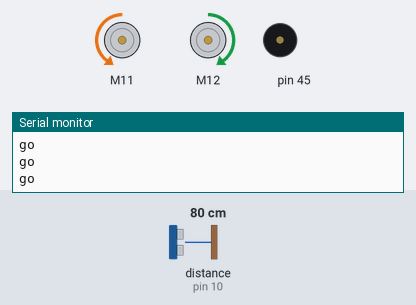
Simulated run of this sketch. Board: Arduino Uno, built with avr-gcc and run on an emulated ATmega328P. Shown: 2 × DC motor (green arrow = forward, orange = backward, longer = faster), buzzer (waves = sounding), the last lines printed to the serial monitor. The inputs (shaded band) are chosen by the test bench; at power-on: distance to the obstacle (sensor on pin 10) 80 cm.

Above: at 1.2 s.
1.3 s: distance to the obstacle (sensor on pin 10) set to 11 cm
2.8 s: distance to the obstacle (sensor on pin 10) set to 8 cm
At 3.9 s:
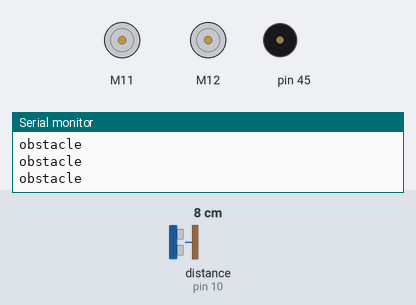
4.8 s: distance to the obstacle (sensor on pin 10) set to 60 cm
At 6.1 s:
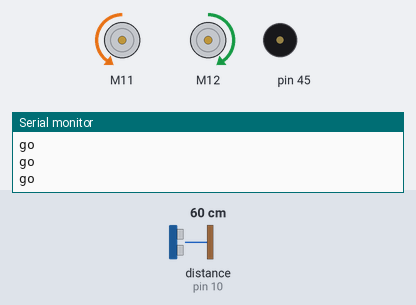
7.8 s: distance to the obstacle (sensor on pin 10) set to 2 cm
At 8.2 s:
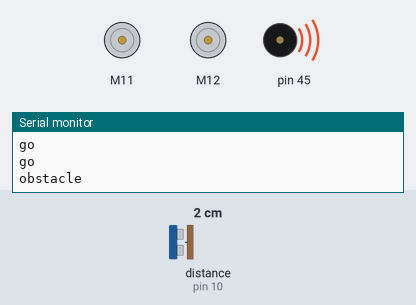
9.8 s: distance to the obstacle (sensor on pin 10) set to 18 cm
At 11.2 s:
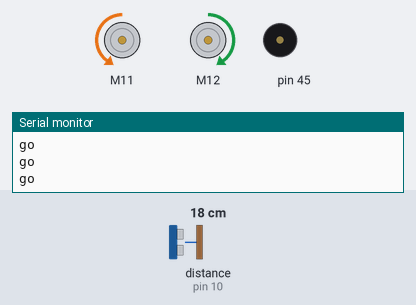
Timing chart, 0 to 12.3 s (numbered marks = the images above; inputs shaded):
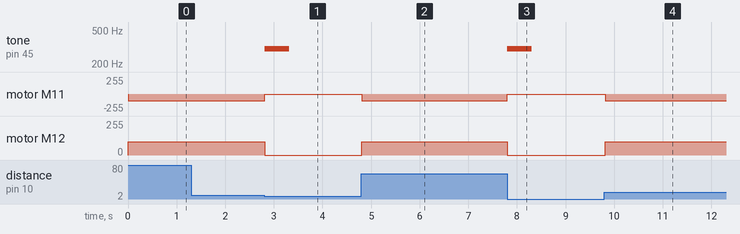

The sketch:

TP2-exo2-obstacles.ino
```cpp
/**
   Function List:
      1. uint8_t MeEncoderOnBoard::getPortB(void);
      2. uint8_t MeEncoderOnBoard::getIntNum(void);
      3. void MeEncoderOnBoard::pulsePosPlus(void);
      4. void MeEncoderOnBoard::pulsePosMinus(void);
      5. void MeEncoderOnBoard::setMotorPwm(int pwm);
      6. double MeEncoderOnBoard::getCurrentSpeed(void);
      7. void MeEncoderOnBoard::updateSpeed(void);
*/

#include <MeAuriga.h>
#include <Wire.h>
#include <SoftwareSerial.h>

MeEncoderOnBoard Encoder_1(SLOT1);
MeEncoderOnBoard Encoder_2(SLOT2);

MeUltrasonicSensor ultraSensor(PORT_10); /* Ultrasonic module can ONLY be connected to port 3, 4, 6, 7, 8 of base shield. */

MeBuzzer buzzer;

// vitesse des 2 moteurs
int v1 = -100;
int v2 = 100;

int arret = 0;

void setup()
{
  //Set PWM 8KHz
  TCCR1A = _BV(WGM10);
  TCCR1B = _BV(CS11) | _BV(WGM12);

  TCCR2A = _BV(WGM21) | _BV(WGM20);
  TCCR2B = _BV(CS21);

  Serial.begin(9600);
  buzzer.setpin(45);

}

void loop()
{
  double d = ultraSensor.distanceCm();
  if ( d < 10) {
    Serial.println("obstacle");
    Encoder_1.setMotorPwm(0);
    Encoder_2.setMotorPwm(0);
    if (arret == 0) {
      buzzer.tone(300, 500);
      arret = 1;
    }

  } else {
    arret = 0;
    Serial.println("go");

    Encoder_1.setMotorPwm(v1);
    Encoder_2.setMotorPwm(v2);
  }

}
```

Measured:
- the behaviour switches between 10 and 9 cm on distance to the obstacle (sensor on pin 10) (found by bisection; images 0 and 1)
- after the input at 2.8 s, tone on pin 45: silent → 300 Hz at once, → silent 0.50 s later; motor M11: backward 100/255 → stopped at once; motor M12: forward 100/255 → stopped at once
- after the input at 4.8 s, motor M11: stopped → backward 100/255 at once; motor M12: stopped → forward 100/255 at once
- after the input at 7.8 s, tone on pin 45: silent → 300 Hz at once, → silent 0.50 s later; motor M11: backward 100/255 → stopped at once; motor M12: forward 100/255 → stopped at once
- after the input at 9.8 s, motor M11: stopped → backward 100/255 at once; motor M12: stopped → forward 100/255 at once
